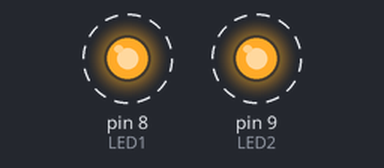
A sketch run on a simulated Arduino Uno, built with avr-gcc and run on an emulated ATmega328P. On the bench: output pins drawn as LEDs (lit = HIGH). Dashed ring = blinking.

Above: at 0.2 s.
Timing chart, 0 to 4.6 s (numbered marks = the images above):
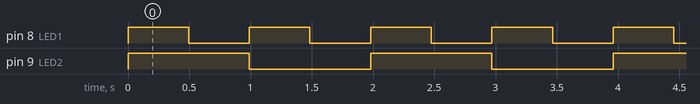

The sketch:

sketch_jul17a.ino
```cpp
#include <Arduino_FreeRTOS.h>

// Task function prototypes
void TaskBlink1(void *pvParameters);
void TaskBlink2(void *pvParameters);

void setup() {
  // Set pin modes
  pinMode(8, OUTPUT); // LED1
  pinMode(9, OUTPUT); // LED2

  // Create tasks
  xTaskCreate(TaskBlink1, "Blink 1", 128, NULL, 1, NULL);
  xTaskCreate(TaskBlink2, "Blink 2", 128, NULL, 1, NULL);
}

void loop() {
  // Empty – FreeRTOS takes control
}

// Task to blink LED1
void TaskBlink1(void *pvParameters) {
  while (1) {
    digitalWrite(8, HIGH);
    vTaskDelay(500 / portTICK_PERIOD_MS);
    digitalWrite(8, LOW);
    vTaskDelay(500 / portTICK_PERIOD_MS);
  }
}

// Task to blink LED2
void TaskBlink2(void *pvParameters) {
  while (1) {
    digitalWrite(9, HIGH);
    vTaskDelay(1000 / portTICK_PERIOD_MS);
    digitalWrite(9, LOW);
    vTaskDelay(1000 / portTICK_PERIOD_MS);
  }
}
```

Measured:
- by itself, pin 8 (LED1): alternates HIGH for 0.50 s and LOW for 0.50 s
- by itself, pin 9 (LED2): alternates HIGH for 0.99 s and LOW for 0.99 s
